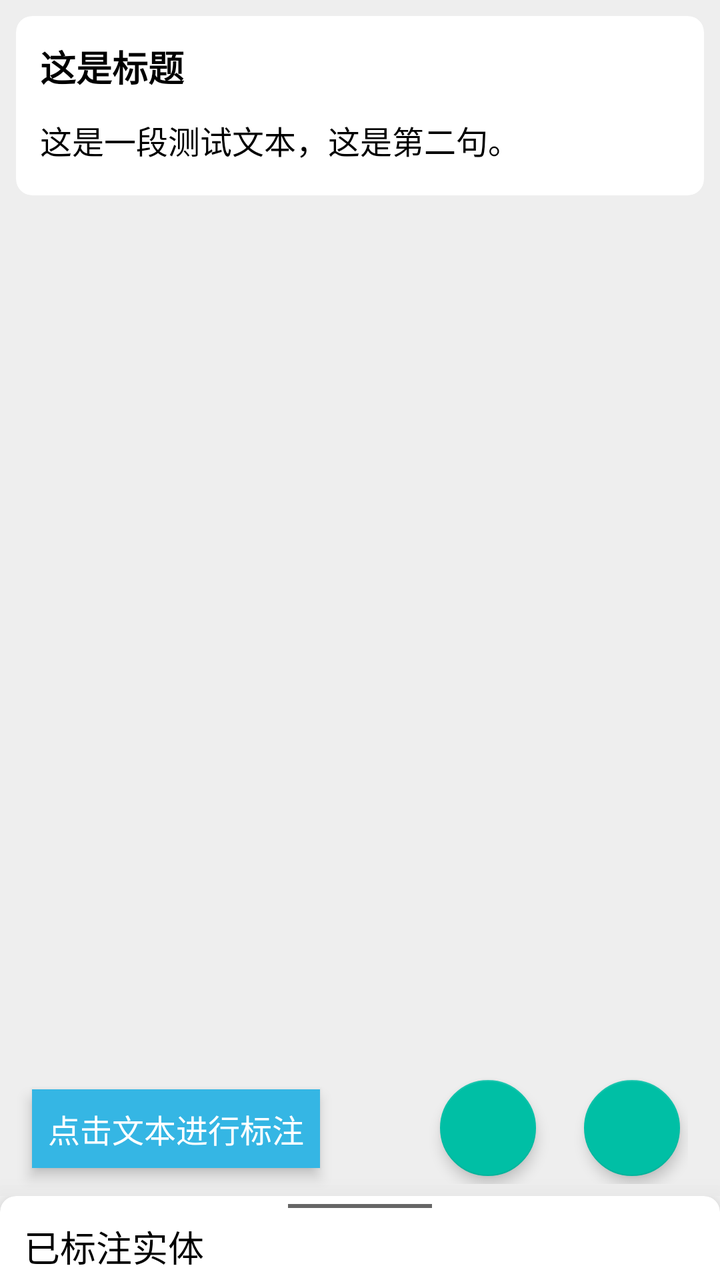
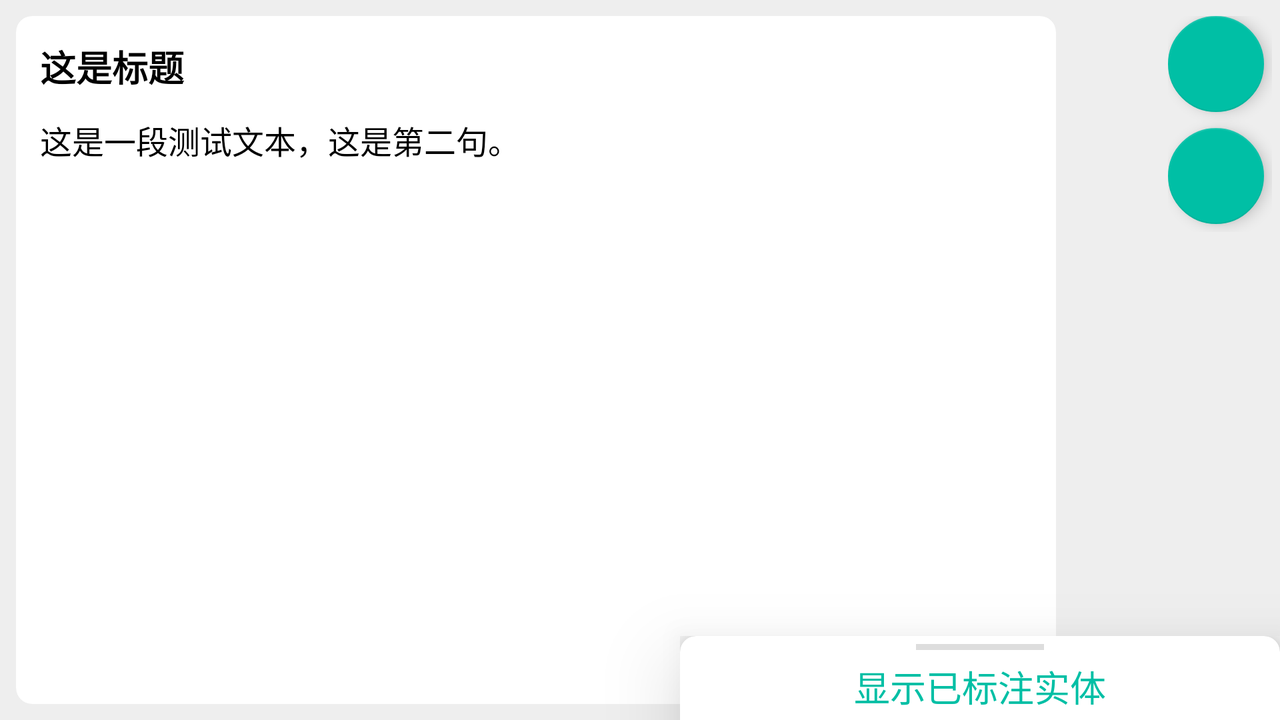

First picture: res/layout/ on a phone held upright. Second picture: the repository's own variant of that layout, on a device whose configuration matches the variant's folder. Source for both follows.
<!-- AndroidManifest.xml: application theme AppTheme.NoActionBar -->
<!-- res/layout/fragment_content.xml -->
<?xml version="1.0" encoding="utf-8"?>
<android.support.design.widget.CoordinatorLayout xmlns:android="http://schemas.android.com/apk/res/android"
    xmlns:tools="http://schemas.android.com/tools"
    android:layout_width="match_parent"
    android:layout_height="match_parent"
    android:background="@color/gray"
    xmlns:app="http://schemas.android.com/apk/res-auto">

    <android.support.v7.widget.CardView
        android:id="@+id/content_container"
        android:layout_width="match_parent"
        android:layout_height="wrap_content"
        android:layout_marginStart="@dimen/small"
        android:layout_marginEnd="@dimen/small"
        android:layout_marginTop="@dimen/small"
        android:layout_marginBottom="112dp"
        android:paddingStart="@dimen/small"
        android:paddingEnd="@dimen/small"
        android:transitionName="@string/transition_name"
        app:cardElevation="0dp"
        app:cardCornerRadius="@dimen/small">

        <android.support.v4.widget.NestedScrollView
            android:layout_width="match_parent"
            android:layout_height="wrap_content"
            android:layout_marginTop="@dimen/small"
            android:layout_marginBottom="@dimen/small">

            <android.support.constraint.ConstraintLayout
                android:id="@+id/entity_container"
                android:layout_width="match_parent"
                android:layout_height="wrap_content">

                <TextView
                    android:id="@+id/entity_title"
                    android:layout_width="match_parent"
                    android:layout_height="wrap_content"
                    android:layout_marginStart="@dimen/small"
                    android:layout_marginEnd="@dimen/small"
                    android:text="这是标题"
                    android:textStyle="bold"
                    android:padding="@dimen/tiny"
                    android:textSize="18sp"
                    android:textColor="@android:color/primary_text_light"
                    android:background="@android:color/white"
                    app:layout_constraintTop_toTopOf="parent"
                    tools:layout_constraintLeft_creator="1"
                    tools:layout_constraintTop_creator="1" />

                <TextView
                    android:id="@+id/entity_content"
                    android:layout_width="match_parent"
                    android:layout_height="wrap_content"
                    android:layout_marginStart="@dimen/tiny"
                    android:layout_marginEnd="@dimen/tiny"
                    android:text="这是一段测试文本，这是第二句。"
                    android:lineSpacingExtra="6dp"
                    android:padding="@dimen/small"
                    android:textSize="16sp"
                    android:textColor="@android:color/primary_text_light"
                    android:background="@android:color/white"
                    app:layout_constraintTop_toBottomOf="@id/entity_title"
                    app:layout_constraintBottom_toBottomOf="parent"
                    tools:layout_constraintLeft_creator="1"
                    tools:layout_constraintTop_creator="1" />

            </android.support.constraint.ConstraintLayout>

        </android.support.v4.widget.NestedScrollView>

    </android.support.v7.widget.CardView>

    <android.support.v4.widget.NestedScrollView
        android:layout_width="match_parent"
        android:layout_height="wrap_content"
        android:elevation="@dimen/large"
        app:layout_behavior="@string/bottom_sheet_behavior"
        app:behavior_hideable="false"
        android:layout_marginTop="2dp"
        android:background="@color/gray"
        app:behavior_peekHeight="44dp">

        <android.support.v7.widget.CardView
            android:id="@+id/annotation_container"
            android:layout_width="match_parent"
            android:layout_height="280dp"
            android:padding="@dimen/small"
            app:cardElevation="@dimen/small"
            app:cardCornerRadius="@dimen/small"
            app:layout_constraintBottom_toBottomOf="parent">

            <android.support.constraint.ConstraintLayout
                android:layout_width="match_parent"
                android:layout_height="match_parent">

                <View
                    android:layout_width="72dp"
                    android:layout_height="2dp"
                    android:background="#666"
                    android:layout_marginTop="@dimen/tiny"
                    app:layout_constraintTop_toTopOf="parent"
                    app:layout_constraintStart_toStartOf="parent"
                    app:layout_constraintEnd_toEndOf="parent"/>

                <TextView
                    android:id="@+id/annotation_title"
                    android:layout_width="match_parent"
                    android:layout_height="wrap_content"
                    android:layout_marginTop="@dimen/small"
                    android:layout_marginStart="@dimen/small"
                    android:layout_marginEnd="@dimen/small"
                    android:text="已标注实体"
                    android:padding="@dimen/tiny"
                    android:textSize="18sp"
                    android:textColor="@android:color/primary_text_light"
                    android:background="@android:color/white"
                    android:transitionName="@string/transition_name"
                    app:layout_constraintTop_toTopOf="parent"
                    tools:layout_constraintLeft_creator="1"
                    tools:layout_constraintTop_creator="1" />

                <LinearLayout
                    android:id="@+id/table_head"
                    android:layout_width="match_parent"
                    android:layout_height="wrap_content"
                    android:orientation="horizontal"
                    android:layout_marginStart="@dimen/normal"
                    android:layout_marginEnd="@dimen/normal"
                    android:layout_marginTop="@dimen/tiny"
                    android:paddingEnd="@dimen/double_large"
                    android:paddingStart="@dimen/small"
                    app:layout_constraintTop_toBottomOf="@id/annotation_title">

                    <TextView
                        android:layout_width="0dp"
                        android:layout_height="wrap_content"
                        android:layout_weight="1"
                        android:textColor="@android:color/black"
                        android:text="实体名称"/>

                    <TextView
                        android:layout_width="0dp"
                        android:layout_height="wrap_content"
                        android:layout_weight="1"
                        android:textColor="@android:color/black"
                        android:text="实体类型"/>

                </LinearLayout>

                <android.support.v7.widget.RecyclerView
                    android:id="@+id/annotation_rv"
                    android:layout_width="match_parent"
                    android:layout_height="wrap_content"
                    android:layout_marginTop="@dimen/small"
                    android:layout_marginStart="@dimen/normal"
                    android:layout_marginEnd="@dimen/normal"
                    android:layout_marginBottom="@dimen/small"
                    app:layout_constraintTop_toBottomOf="@id/table_head"
                    app:layout_constraintBottom_toBottomOf="parent">

                </android.support.v7.widget.RecyclerView>

            </android.support.constraint.ConstraintLayout>

        </android.support.v7.widget.CardView>

    </android.support.v4.widget.NestedScrollView>

    <TextView
        android:layout_width="wrap_content"
        android:layout_height="wrap_content"
        android:text="点击文本进行标注"
        android:layout_gravity="bottom"
        android:gravity="center_vertical"
        android:background="#35B6e4"
        android:layout_marginStart="@dimen/normal"
        android:textSize="16sp"
        android:elevation="@dimen/tiny"
        android:textColor="@android:color/white"
        android:layout_marginBottom="56dp"
        android:padding="@dimen/small"
        />

    <LinearLayout
        android:layout_width="match_parent"
        android:layout_height="56dp"
        android:orientation="horizontal"
        android:layout_marginTop="@dimen/small"
        android:layout_marginStart="@dimen/small"
        android:layout_marginEnd="@dimen/small"
        android:layout_marginBottom="@dimen/double_large"
        android:paddingEnd="@dimen/small"
        android:paddingStart="@dimen/small"
        android:gravity="end|center_vertical"
        android:layout_gravity="bottom">

        <android.support.design.widget.FloatingActionButton
            android:id="@+id/fab_finish"
            android:layout_width="wrap_content"
            android:layout_height="wrap_content"
            android:layout_marginEnd="@dimen/large"
            android:src="@drawable/ic_finish"
            app:fabCustomSize="@dimen/double_large"
            app:elevation="@dimen/tiny"/>

        <android.support.design.widget.FloatingActionButton
            android:id="@+id/fab_next"
            android:layout_width="wrap_content"
            android:layout_height="wrap_content"
            android:layout_marginEnd="@dimen/tiny"
            android:src="@drawable/ic_next"
            app:fabCustomSize="@dimen/double_large"
            app:elevation="@dimen/tiny"/>

    </LinearLayout>

</android.support.design.widget.CoordinatorLayout>
<!-- resources referenced by this layout -->
<resources>
  <color name="gray">#EEE</color>
  <dimen name="double_large">48dp</dimen>
  <dimen name="large">24dp</dimen>
  <dimen name="normal">16dp</dimen>
  <dimen name="small">8dp</dimen>
  <dimen name="tiny">4dp</dimen>
  <string name="transition_name">Transition</string>
  <style name="AppTheme.NoActionBar">
          <item name="windowActionBar">false</item>
          <item name="windowNoTitle">true</item>
      </style>
</resources>
<!-- res/layout-land/fragment_content.xml (the repository's variant of the layout above) -->
<!-- drawn on the phone turned sideways -->
<?xml version="1.0" encoding="utf-8"?>
<android.support.design.widget.CoordinatorLayout
    xmlns:android="http://schemas.android.com/apk/res/android"
    xmlns:tools="http://schemas.android.com/tools"
    android:layout_width="match_parent"
    android:layout_height="match_parent"
    android:background="@color/gray"
    xmlns:app="http://schemas.android.com/apk/res-auto">

    <android.support.v7.widget.CardView
        android:id="@+id/content_container"
        android:layout_width="520dp"
        android:layout_height="match_parent"
        android:layout_marginBottom="8dp"
        android:layout_marginEnd="@dimen/small"
        android:layout_marginStart="@dimen/small"
        android:layout_marginTop="@dimen/small"
        android:paddingEnd="@dimen/small"
        android:paddingStart="@dimen/small"
        android:transitionName="@string/transition_name"
        app:cardCornerRadius="@dimen/small"
        app:cardElevation="0dp">

        <android.support.v4.widget.NestedScrollView
            android:layout_width="match_parent"
            android:layout_height="match_parent"
            android:layout_marginBottom="@dimen/small"
            android:layout_marginTop="@dimen/small">

            <android.support.constraint.ConstraintLayout
                android:id="@+id/entity_container"
                android:layout_width="match_parent"
                android:layout_height="match_parent">

                <TextView
                    android:id="@+id/entity_title"
                    android:layout_width="match_parent"
                    android:layout_height="match_parent"
                    android:layout_marginEnd="@dimen/small"
                    android:layout_marginStart="@dimen/small"
                    android:background="@android:color/white"
                    android:padding="@dimen/tiny"
                    android:text="这是标题"
                    android:textColor="@android:color/primary_text_light"
                    android:textSize="18sp"
                    android:textStyle="bold"
                    app:layout_constraintTop_toTopOf="parent"
                    tools:layout_constraintLeft_creator="1"
                    tools:layout_constraintTop_creator="1" />

                <TextView
                    android:id="@+id/entity_content"
                    android:layout_width="match_parent"
                    android:layout_height="match_parent"
                    android:layout_marginEnd="@dimen/tiny"
                    android:layout_marginStart="@dimen/tiny"
                    android:background="@android:color/white"
                    android:lineSpacingExtra="6dp"
                    android:padding="@dimen/small"
                    android:text="这是一段测试文本，这是第二句。"
                    android:textColor="@android:color/primary_text_light"
                    android:textSize="16sp"
                    app:layout_constraintBottom_toBottomOf="parent"
                    app:layout_constraintTop_toBottomOf="@id/entity_title"
                    tools:layout_constraintLeft_creator="1"
                    tools:layout_constraintTop_creator="1" />

            </android.support.constraint.ConstraintLayout>

        </android.support.v4.widget.NestedScrollView>

    </android.support.v7.widget.CardView>

    <android.support.v4.widget.NestedScrollView
        android:layout_width="300dp"
        android:layout_height="wrap_content"
        android:layout_marginTop="2dp"
        android:background="@color/gray"
        android:elevation="@dimen/large"
        android:layout_gravity="end|top"
        app:behavior_hideable="false"
        app:behavior_peekHeight="44dp"
        app:layout_behavior="@string/bottom_sheet_behavior" >

        <android.support.v7.widget.CardView
            android:id="@+id/annotation_container"
            android:layout_width="match_parent"
            android:layout_height="280dp"
            android:padding="@dimen/small"
            app:cardCornerRadius="@dimen/small"
            app:cardElevation="@dimen/small"
            app:layout_constraintBottom_toBottomOf="parent">

            <android.support.constraint.ConstraintLayout
                android:layout_width="match_parent"
                android:layout_height="match_parent">

                <View
                    android:layout_width="64dp"
                    android:layout_height="3dp"
                    android:layout_marginTop="@dimen/tiny"
                    android:background="#ddd"
                    app:layout_constraintEnd_toEndOf="parent"
                    app:layout_constraintStart_toStartOf="parent"
                    app:layout_constraintTop_toTopOf="parent" />

                <TextView
                    android:id="@+id/annotation_title"
                    android:layout_width="match_parent"
                    android:layout_height="wrap_content"
                    android:layout_marginTop="8dp"
                    android:background="@android:color/white"
                    android:gravity="end"
                    android:padding="@dimen/tiny"
                    android:text="显示已标注实体"
                    android:textAlignment="center"
                    android:textColor="@color/colorAccent"
                    android:textSize="18sp"
                    android:transitionName="@string/transition_name"
                    app:layout_constraintTop_toTopOf="parent"
                    tools:layout_constraintLeft_creator="1" />

                <LinearLayout
                    android:id="@+id/table_head"
                    android:layout_width="match_parent"
                    android:layout_height="wrap_content"
                    android:layout_marginEnd="@dimen/normal"
                    android:layout_marginStart="@dimen/normal"
                    android:layout_marginTop="@dimen/tiny"
                    android:orientation="horizontal"
                    android:paddingEnd="@dimen/double_large"
                    android:paddingStart="@dimen/small"
                    app:layout_constraintTop_toBottomOf="@id/annotation_title">

                    <TextView
                        android:layout_width="0dp"
                        android:layout_height="wrap_content"
                        android:layout_weight="1"
                        android:layout_marginStart="@dimen/small"
                        android:layout_marginEnd="@dimen/small"
                        android:text="实体名称"
                        android:textColor="@android:color/black" />

                    <TextView
                        android:layout_width="0dp"
                        android:layout_height="wrap_content"
                        android:layout_weight="1"
                        android:layout_marginStart="@dimen/small"
                        android:layout_marginEnd="@dimen/small"
                        android:text="实体类型"
                        android:textColor="@android:color/black" />

                </LinearLayout>

                <android.support.v7.widget.RecyclerView
                    android:id="@+id/annotation_rv"
                    android:layout_width="match_parent"
                    android:layout_height="wrap_content"
                    android:layout_marginBottom="@dimen/small"
                    android:layout_marginEnd="@dimen/normal"
                    android:layout_marginStart="@dimen/normal"
                    android:layout_marginTop="@dimen/small"
                    app:layout_constraintBottom_toBottomOf="parent"
                    app:layout_constraintTop_toBottomOf="@id/table_head">

                </android.support.v7.widget.RecyclerView>

            </android.support.constraint.ConstraintLayout>

        </android.support.v7.widget.CardView>

    </android.support.v4.widget.NestedScrollView>

    <LinearLayout
        android:layout_width="wrap_content"
        android:layout_height="wrap_content"
        android:layout_gravity="end|top"
        android:layout_marginBottom="@dimen/small"
        android:layout_marginStart="@dimen/small"
        android:layout_marginEnd="@dimen/tiny"
        android:layout_marginTop="@dimen/small"
        android:gravity="center_vertical"
        android:orientation="vertical" >

        <android.support.design.widget.FloatingActionButton
            android:id="@+id/fab_finish"
            android:layout_width="wrap_content"
            android:layout_height="wrap_content"
            android:src="@drawable/ic_finish"
            android:layout_marginBottom="@dimen/small"
            app:elevation="@dimen/tiny"
            app:fabCustomSize="@dimen/double_large" />

        <android.support.design.widget.FloatingActionButton
            android:id="@+id/fab_next"
            android:layout_width="wrap_content"
            android:layout_height="wrap_content"
            android:layout_marginEnd="@dimen/tiny"
            android:layout_marginBottom="@dimen/tiny"
            android:src="@drawable/ic_next"
            app:elevation="@dimen/tiny"
            app:fabCustomSize="@dimen/double_large" />

    </LinearLayout>

</android.support.design.widget.CoordinatorLayout>
<!-- resources referenced by the variant -->
<!-- as the phone turned sideways resolves them -->
<resources>
  <color name="colorAccent">#00bfa5</color>
  <color name="gray">#EEE</color>
  <dimen name="double_large">48dp</dimen>
  <dimen name="large">24dp</dimen>
  <dimen name="normal">16dp</dimen>
  <dimen name="small">8dp</dimen>
  <dimen name="tiny">4dp</dimen>
  <string name="transition_name">Transition</string>
  <style name="AppTheme.NoActionBar">
          <item name="windowActionBar">false</item>
          <item name="windowNoTitle">true</item>
      </style>
</resources>
